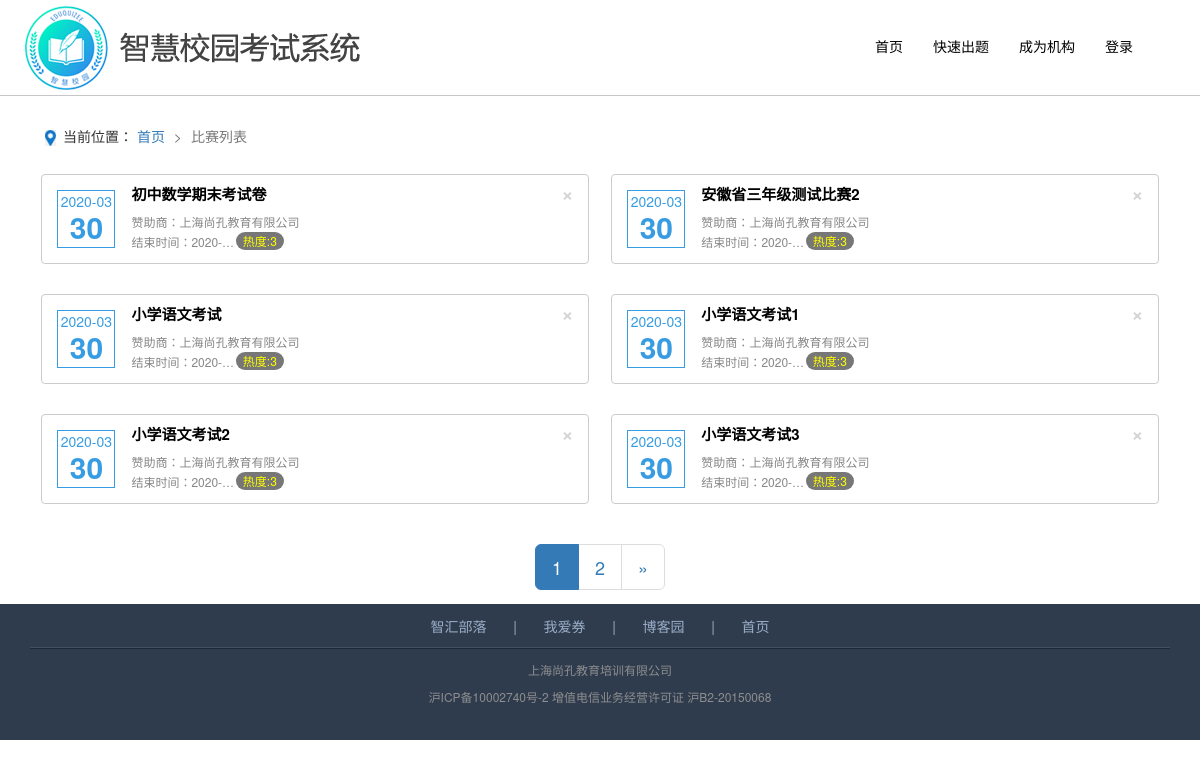
Screenshot of /match/list/ with the database file from the repository.
### matchapp/models.py (models this page shows)
class MatchConfig(CreateUpdateMixin):
    mname = models.CharField(max_length=20, null=False, unique=True, verbose_name='比赛名称', help_text='比赛名称')
    mtime = models.SmallIntegerField(null=False, verbose_name='考试总时间', help_text='考试总时间', default=0)
    topicount = models.SmallIntegerField(null=False, verbose_name='总题数', help_text='总题数', default=10)
    stime = models.DateTimeField(null=False, verbose_name='比赛开始时间', help_text='比赛开始时间')
    etime = models.DateTimeField(null=False, verbose_name='比赛截止时间', help_text='比赛截止时间')
    mregular = models.TextField(null=False, max_length=100, verbose_name='比赛规则', help_text='比赛规则')
    isaddinfo = models.BooleanField(null=False, default=0, verbose_name='是否添加其他信息', help_text='是否添加其他信息')
    uname = models.BooleanField(default=0, null=True, verbose_name='用户名', help_text='用户名')
    uaddr = models.BooleanField(default=0, null=True, verbose_name='用户住址', help_text='用户住址')
    uemail = models.BooleanField(default=0, null=True, verbose_name='邮箱', help_text='邮箱')
    uschool = models.BooleanField(default=0, null=True, verbose_name='毕业院校', help_text='毕业院校')
    ugender = models.BooleanField(default=0, null=True, verbose_name='性别', help_text='性别')
    uage = models.BooleanField(default=0, null=True, verbose_name='年龄', help_text='年龄')
    umobile = models.BooleanField(default=0, null=True, verbose_name='手机号', help_text='手机号')
    uweixin = models.BooleanField(default=0, null=True, verbose_name='微信', help_text='微信')
    uid = models.BooleanField(default=0, null=True, verbose_name='身份证号', help_text='身份证号')
    option_fields = models.TextField(max_length=255, null=True, verbose_name='下拉框字段',
                                     help_text='下拉框字段选项配置，,号隔开，每个字段由:和#号组成。'
                                               '如 name:vervbose:吃饭#喝水#睡觉，name:verbose:上班#学习#看电影')
    qinfo = models.ForeignKey(to='topicapp.TopicInfo', to_field='id', on_delete=models.CASCADE)
    auinfo = models.ForeignKey(to='userapp.AuthUser', to_field='id', on_delete=models.CASCADE)
    class Meta:
        verbose_name_plural = '配置比赛'
        verbose_name = '配置比赛'

### matchapp/views.py (the view)
def matchlist(request):
    if request.method == 'GET':
        queryset_list = MatchConfig.objects.values('id', 'mname', 'etime', 'stime', 'qinfo__qucount', 'auinfo__oname',
                                                   'auinfo_id')
        paginator_obj = Paginator(queryset_list, 6)
        match_list = paginator_obj.page(int(request.GET.get('pindex', '1')))
        pagenum_list = paginator_obj.page_range
        match_dict = {
            'match_list': match_list,
            'page_list': pagenum_list,
        }
        return render(request, "matchapp/matchlist.html", match_dict)

### templates/matchapp/matchlist.html (shortened to what this page needs)
{% extends 'base.html' %}
{% block css %}
    <link rel="stylesheet" href="/static/css/extend.css">
{% endblock %}
{% block content %}
    <div class="container matchlist">
        <ul class="breadcrumb">
            <span class="cur-pos">当前位置：</span>
            <li><a href="/">首页</a> </li>
            <li class="active">比赛列表</li>
        </ul>
        <div class="main-content">
            <ul>
                {% if match_list %}
                    {% for obj in match_list %}
                        <li class="alert alert-dark alert-dismissible show col-lg-6 col-md-6 col-sm-6 col-xs-6">
                            <a type="button" href="{% url 'match:list_del' obj.id %}" class="close delete"
                               data-dismiss="alert">&times;</a>
                            <a href="{% url 'match:info' obj.id %}">
                        <span class="pub-date">
                            <b>{{ obj.stime|date:"Y-m" }}</b>
                            <i>{{ obj.stime|date:"d" }}</i>
                        </span>
                                <span class="pub-organ">
                            <h1>{{ obj.mname }}</h1>
                            <p>赞助商：{{ obj.auinfo__oname }}</p>
                            <span class="badge badge-pill badge-default hoted">热度:{{ obj.qinfo__qucount }}</span>
                            <p>结束时间：{{ obj.etime|truncatechars:'10' }}</p>
                        </span>
                            </a>
                        </li>
                    {% endfor %}
                {% else %}
                    <div class="list-group ">
                        <h2 class="text-center">暂无比赛</h2><br/>
                    </div>
                {% endif %}
            </ul>
        </div>
    </div>
    <div class="usonPage">
        <div class="container page" style="text-align: center;">
            <ul class="pagination pagination-lg" style="margin: 10px auto">
                {% for pageindex in page_list %}
                    {% if pageindex == match_list.number %}
                        <li class="active"><a href="{% url 'match:list' %}?pindex={{ pageindex }}">{{ pageindex }}</a>
                        </li>
                    {% else %}
                        <li><a href="{% url 'match:list' %}?pindex={{ pageindex }}">{{ pageindex }}</a></li>
                    {% endif %}
                {% endfor %}
                {% if match_list.has_next %}
                    <li><a href="{% url 'match:list' %}?pindex={{ match_list.next_page_number }}">&raquo;</a></li>
                {% endif %}
            </ul>
        </div>
    </div>
{% endblock %}

### static/css/extend.css (style rules this page uses)
ul { padding: 0; }
i { font-style: normal; }
.breadcrumb > li + li:before { color: #777; content: "> "; padding: 0 5px; }
.container .breadcrumb { background-color: white; margin-top: 20px; }
.container .breadcrumb .cur-pos { background: url("/static/images/position.jpg") no-repeat 0 4px; padding-left: 18px; }
.matchlist .main-content { margin-bottom: 20px; }
.matchlist .main-content .close { z-index: 10; top: -8px; }
.matchlist .main-content .alert { margin: 0 1% 30px; width: 48%; position: relative; border: 1px solid #ccc; }
.matchlist .main-content .pub-date { display: inline-block; width: 58px; height: 58px; border: 1px solid #379ce2; text-align: center; color: #379ce2; transition: all 1s linear; }
.matchlist .main-content .pub-date i { font-size: 30px; text-align: center; font-weight: bold; line-height: 32px; }
.matchlist .main-content .pub-date b { font-weight: normal; }
.matchlist .main-content .pub-organ { position: absolute; margin-left: 16px; }
.matchlist .main-content .pub-organ .hoted { float: right; margin-right: 10%; color: yellow; font-size: 12px; font-weight: normal; }
.matchlist .main-content .pub-organ h1 { color: #000; font-size: 15px; margin: -4px 0 9px; padding: 0; font-weight: bold; }
.matchlist .main-content .pub-organ p { margin: 0; padding: 0; font-size: 12px; color: #888787; line-height: 20px; overflow: hidden; text-overflow: ellipsis; white-space: nowrap; }

### rows the page displays
MatchConfig: stime "2020-03", stime "30", mname "初中数学期末考试卷", auinfo__oname "上海尚孔教育有限公司", qinfo__qucount "3", etime "2020-…"
MatchConfig: stime "2020-03", stime "30", mname "安徽省三年级测试比赛2", auinfo__oname "上海尚孔教育有限公司", qinfo__qucount "3", etime "2020-…"
MatchConfig: stime "2020-03", stime "30", mname "小学语文考试", auinfo__oname "上海尚孔教育有限公司", qinfo__qucount "3", etime "2020-…"
MatchConfig: stime "2020-03", stime "30", mname "小学语文考试1", auinfo__oname "上海尚孔教育有限公司", qinfo__qucount "3", etime "2020-…"
MatchConfig: stime "2020-03", stime "30", mname "小学语文考试2", auinfo__oname "上海尚孔教育有限公司", qinfo__qucount "3", etime "2020-…"
MatchConfig: stime "2020-03", stime "30", mname "小学语文考试3", auinfo__oname "上海尚孔教育有限公司", qinfo__qucount "3", etime "2020-…"

### other values shown
{{ pageindex }} "1"
{{ pageindex }} "2"
